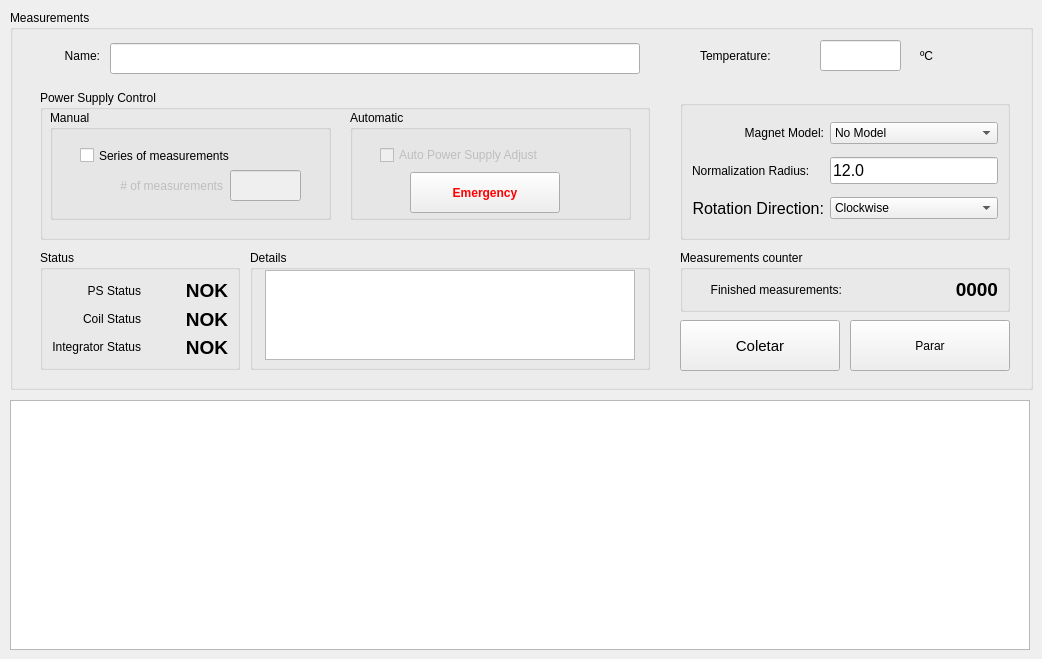
    <widget class="QWidget" name="tab_11">
     <attribute name="icon">
      <iconset resource="resource_file.qrc">
       <normaloff>:/Images/imagens/magnetic.PNG</normaloff>:/Images/imagens/magnetic.PNG</iconset>
     </attribute>
     <attribute name="title">
      <string>Measurements</string>
     </attribute>
     <widget class="QGroupBox" name="groupBox_16">
      <property name="geometry">
       <rect>
        <x>10</x>
        <y>10</y>
        <width>1023</width>
        <height>380</height>
       </rect>
      </property>
      <property name="title">
       <string>Measurements</string>
      </property>
      <widget class="QLineEdit" name="le_magnet_name">
       <property name="geometry">
        <rect>
         <x>100</x>
         <y>33</y>
         <width>530</width>
         <height>31</height>
        </rect>
       </property>
       <property name="text">
        <string/>
       </property>
      </widget>
      <widget class="QLabel" name="label_134">
       <property name="geometry">
        <rect>
         <x>40</x>
         <y>30</y>
         <width>50</width>
         <height>31</height>
        </rect>
       </property>
       <property name="text">
        <string>Name:</string>
       </property>
       <property name="alignment">
        <set>Qt::AlignRight|Qt::AlignTrailing|Qt::AlignVCenter</set>
       </property>
      </widget>
      <widget class="QGroupBox" name="groupBox_10">
       <property name="geometry">
        <rect>
         <x>30</x>
         <y>240</y>
         <width>200</width>
         <height>120</height>
        </rect>
       </property>
       <property name="title">
        <string>Status</string>
       </property>
       <layout class="QGridLayout" name="gridLayout_10">
        <item row="0" column="0">
         <widget class="QLabel" name="label_129">
          <property name="text">
           <string>PS Status</string>
          </property>
          <property name="alignment">
           <set>Qt::AlignRight|Qt::AlignTrailing|Qt::AlignVCenter</set>
          </property>
         </widget>
        </item>
        <item row="0" column="1">
         <widget class="QLabel" name="lb_status_ps">
          <property name="font">
           <font>
            <pointsize>14</pointsize>
            <weight>75</weight>
            <bold>true</bold>
           </font>
          </property>
          <property name="layoutDirection">
           <enum>Qt::RightToLeft</enum>
          </property>
          <property name="text">
           <string>NOK</string>
          </property>
          <property name="alignment">
           <set>Qt::AlignRight|Qt::AlignTrailing|Qt::AlignVCenter</set>
          </property>
         </widget>
        </item>
        <item row="1" column="0">
         <widget class="QLabel" name="label_131">
          <property name="text">
           <string>Coil Status</string>
          </property>
          <property name="alignment">
           <set>Qt::AlignRight|Qt::AlignTrailing|Qt::AlignVCenter</set>
          </property>
         </widget>
        </item>
        <item row="1" column="1">
         <widget class="QLabel" name="lb_status_coil">
          <property name="font">
           <font>
            <pointsize>14</pointsize>
            <weight>75</weight>
            <bold>true</bold>
           </font>
          </property>
          <property name="layoutDirection">
           <enum>Qt::RightToLeft</enum>
          </property>
          <property name="text">
           <string>NOK</string>
          </property>
          <property name="alignment">
           <set>Qt::AlignRight|Qt::AlignTrailing|Qt::AlignVCenter</set>
          </property>
         </widget>
        </item>
        <item row="2" column="0">
         <widget class="QLabel" name="label_130">
          <property name="text">
           <string>Integrator Status</string>
          </property>
          <property name="alignment">
           <set>Qt::AlignRight|Qt::AlignTrailing|Qt::AlignVCenter</set>
          </property>
         </widget>
        </item>
        <item row="2" column="1">
         <widget class="QLabel" name="lb_status_integrator">
          <property name="font">
           <font>
            <pointsize>14</pointsize>
            <weight>75</weight>
            <bold>true</bold>
           </font>
          </property>
          <property name="layoutDirection">
           <enum>Qt::RightToLeft</enum>
          </property>
          <property name="text">
           <string>NOK</string>
          </property>
          <property name="alignment">
           <set>Qt::AlignRight|Qt::AlignTrailing|Qt::AlignVCenter</set>
          </property>
         </widget>
        </item>
       </layout>
      </widget>
      <widget class="QGroupBox" name="groupBox_22">
       <property name="geometry">
        <rect>
         <x>670</x>
         <y>240</y>
         <width>330</width>
         <height>62</height>
        </rect>
       </property>
       <property name="title">
        <string>Measurements counter</string>
       </property>
       <layout class="QGridLayout" name="gridLayout_12">
        <item row="0" column="0">
         <widget class="QLabel" name="label_139">
          <property name="text">
           <string>Finished measurements:</string>
          </property>
          <property name="alignment">
           <set>Qt::AlignRight|Qt::AlignTrailing|Qt::AlignVCenter</set>
          </property>
         </widget>
        </item>
        <item row="0" column="1">
         <widget class="QLabel" name="lb_meas_counter">
          <property name="font">
           <font>
            <pointsize>14</pointsize>
            <weight>75</weight>
            <bold>true</bold>
           </font>
          </property>
          <property name="layoutDirection">
           <enum>Qt::LeftToRight</enum>
          </property>
          <property name="text">
           <string>0000</string>
          </property>
          <property name="alignment">
           <set>Qt::AlignRight|Qt::AlignTrailing|Qt::AlignVCenter</set>
          </property>
         </widget>
        </item>
       </layout>
      </widget>
      <widget class="QGroupBox" name="groupBox_11">
       <property name="geometry">
        <rect>
         <x>30</x>
         <y>80</y>
         <width>610</width>
         <height>150</height>
        </rect>
       </property>
       <property name="title">
        <string>Power Supply Control</string>
       </property>
       <widget class="QGroupBox" name="groupBox_21">
        <property name="geometry">
         <rect>
          <x>10</x>
          <y>20</y>
          <width>281</width>
          <height>110</height>
         </rect>
        </property>
        <property name="title">
         <string>Manual</string>
        </property>
        <widget class="QLineEdit" name="le_n_series">
         <property name="enabled">
          <bool>false</bool>
         </property>
         <property name="geometry">
          <rect>
           <x>180</x>
           <y>60</y>
           <width>71</width>
           <height>31</height>
          </rect>
         </property>
        </widget>
        <widget class="QLabel" name="label_22">
         <property name="enabled">
          <bool>false</bool>
         </property>
         <property name="geometry">
          <rect>
           <x>33</x>
           <y>60</y>
           <width>140</width>
           <height>31</height>
          </rect>
         </property>
         <property name="text">
          <string># of measurements</string>
         </property>
         <property name="alignment">
          <set>Qt::AlignRight|Qt::AlignTrailing|Qt::AlignVCenter</set>
         </property>
        </widget>
        <widget class="QCheckBox" name="chb_seriesofmeas">
         <property name="geometry">
          <rect>
           <x>30</x>
           <y>30</y>
           <width>190</width>
           <height>31</height>
          </rect>
         </property>
         <property name="text">
          <string>Series of measurements</string>
         </property>
        </widget>
       </widget>
       <widget class="QGroupBox" name="groupBox_20">
        <property name="geometry">
         <rect>
          <x>310</x>
          <y>20</y>
          <width>281</width>
          <height>110</height>
         </rect>
        </property>
        <property name="title">
         <string>Automatic</string>
        </property>
        <widget class="QCheckBox" name="chb_automatic_ps">
         <property name="enabled">
          <bool>false</bool>
         </property>
         <property name="geometry">
          <rect>
           <x>30</x>
           <y>30</y>
           <width>211</width>
           <height>30</height>
          </rect>
         </property>
         <property name="text">
          <string>Auto Power Supply Adjust</string>
         </property>
        </widget>
       </widget>
      </widget>
      <widget class="QGroupBox" name="groupBox_23">
       <property name="geometry">
        <rect>
         <x>240</x>
         <y>240</y>
         <width>400</width>
         <height>120</height>
        </rect>
       </property>
       <property name="title">
        <string>Details</string>
       </property>
       <widget class="QTextEdit" name="le_meas_details">
        <property name="geometry">
         <rect>
          <x>15</x>
          <y>20</y>
          <width>370</width>
          <height>90</height>
         </rect>
        </property>
       </widget>
      </widget>
      <widget class="QLabel" name="label_166">
       <property name="geometry">
        <rect>
         <x>690</x>
         <y>30</y>
         <width>110</width>
         <height>31</height>
        </rect>
       </property>
       <property name="text">
        <string>Temperature:</string>
       </property>
      </widget>
      <widget class="QLabel" name="label_165">
       <property name="geometry">
        <rect>
         <x>910</x>
         <y>30</y>
         <width>30</width>
         <height>31</height>
        </rect>
       </property>
       <property name="text">
        <string>ºC</string>
       </property>
      </widget>
      <widget class="QLineEdit" name="le_temperature">
       <property name="geometry">
        <rect>
         <x>810</x>
         <y>30</y>
         <width>81</width>
         <height>31</height>
        </rect>
       </property>
      </widget>
      <widget class="QGroupBox" name="groupBox_2">
       <property name="geometry">
        <rect>
         <x>670</x>
         <y>90</y>
         <width>330</width>
         <height>140</height>
        </rect>
       </property>
       <property name="title">
        <string/>
       </property>
       <layout class="QGridLayout" name="gridLayout_11">
        <item row="0" column="0">
         <widget class="QLabel" name="label_49">
          <property name="text">
           <string>Magnet Model:</string>
          </property>
          <property name="alignment">
           <set>Qt::AlignRight|Qt::AlignTrailing|Qt::AlignVCenter</set>
          </property>
         </widget>
        </item>
        <item row="0" column="1">
         <widget class="QComboBox" name="cb_magnet_model">
          <item>
           <property name="text">
            <string>No Model</string>
           </property>
          </item>
          <item>
           <property name="text">
            <string>Dipole</string>
           </property>
          </item>
          <item>
           <property name="text">
            <string>Quadrupole</string>
           </property>
          </item>
          <item>
           <property name="text">
            <string>Sextupole</string>
           </property>
          </item>
          <item>
           <property name="text">
            <string>Skew Quadrupole</string>
           </property>
          </item>
         </widget>
        </item>
        <item row="1" column="0">
         <widget class="QLabel" name="label_175">
          <property name="text">
           <string>Normalization Radius:</string>
          </property>
         </widget>
        </item>
        <item row="1" column="1">
         <widget class="QLineEdit" name="le_norm_radius">
          <property name="font">
           <font>
            <pointsize>12</pointsize>
           </font>
          </property>
          <property name="text">
           <string>12.0</string>
          </property>
         </widget>
        </item>
        <item row="2" column="0">
         <widget class="QLabel" name="label_34">
          <property name="font">
           <font>
            <pointsize>12</pointsize>
           </font>
          </property>
          <property name="text">
           <string>Rotation Direction:</string>
          </property>
          <property name="alignment">
           <set>Qt::AlignRight|Qt::AlignTrailing|Qt::AlignVCenter</set>
          </property>
         </widget>
        </item>
        <item row="2" column="1">
         <widget class="QComboBox" name="cb_coil_rotation_direction">
          <item>
           <property name="text">
            <string>Clockwise</string>
           </property>
          </item>
          <item>
           <property name="text">
            <string>CounterClockwise</string>
           </property>
          </item>
          <item>
           <property name="text">
            <string>Both</string>
           </property>
          </item>
         </widget>
        </item>
       </layout>
      </widget>
     </widget>
     <widget class="QPushButton" name="pb_start_meas">
      <property name="enabled">
       <bool>true</bool>
      </property>
      <property name="geometry">
       <rect>
        <x>680</x>
        <y>320</y>
        <width>160</width>
        <height>51</height>
       </rect>
      </property>
      <property name="font">
       <font>
        <pointsize>11</pointsize>
       </font>
      </property>
      <property name="cursor">
       <cursorShape>ArrowCursor</cursorShape>
      </property>
      <property name="text">
       <string>Coletar</string>
      </property>
      <property name="icon">
       <iconset resource="resource_file.qrc">
        <normaloff>:/Images/imagens/play1.png</normaloff>:/Images/imagens/play1.png</iconset>
      </property>
      <property name="iconSize">
       <size>
        <width>30</width>
        <height>30</height>
       </size>
      </property>
     </widget>
     <widget class="QPushButton" name="pb_emergency6">
      <property name="geometry">
       <rect>
        <x>410</x>
        <y>172</y>
        <width>150</width>
        <height>41</height>
       </rect>
      </property>
      <property name="palette">
       <palette>
        <active>
         <colorrole role="ButtonText">
          <brush brushstyle="SolidPattern">
           <color alpha="255">
            <red>255</red>
            <green>0</green>
            <blue>0</blue>
           </color>
          </brush>
         </colorrole>
        </active>
        <inactive>
         <colorrole role="ButtonText">
          <brush brushstyle="SolidPattern">
           <color alpha="255">
            <red>255</red>
            <green>0</green>
            <blue>0</blue>
           </color>
          </brush>
         </colorrole>
        </inactive>
        <disabled>
         <colorrole role="ButtonText">
          <brush brushstyle="SolidPattern">
           <color alpha="255">
            <red>120</red>
            <green>120</green>
            <blue>120</blue>
           </color>
          </brush>
         </colorrole>
        </disabled>
       </palette>
      </property>
      <property name="font">
       <font>
        <weight>75</weight>
        <bold>true</bold>
       </font>
      </property>
      <property name="text">
       <string>Emergency</string>
      </property>
      <property name="icon">
       <iconset>
        <normaloff>../../../../Users/james.citadini/.designer/backup/imagens/emergency_icon_01.png</normaloff>../../../../Users/james.citadini/.designer/backup/imagens/emergency_icon_01.png</iconset>
      </property>
      <property name="iconSize">
       <size>
        <width>35</width>
        <height>35</height>
       </size>
      </property>
     </widget>
     <widget class="QPushButton" name="pb_stop_meas">
      <property name="geometry">
       <rect>
        <x>850</x>
        <y>320</y>
        <width>160</width>
        <height>51</height>
       </rect>
      </property>
      <property name="text">
       <string>Parar</string>
      </property>
      <property name="icon">
       <iconset resource="resource_file.qrc">
        <normaloff>:/Images/imagens/stop.png</normaloff>:/Images/imagens/stop.png</iconset>
      </property>
      <property name="iconSize">
       <size>
        <width>40</width>
        <height>40</height>
       </size>
      </property>
     </widget>
     <widget class="PlotWidget" name="gv_rawcurves">
      <property name="geometry">
       <rect>
        <x>10</x>
        <y>400</y>
        <width>1020</width>
        <height>250</height>
       </rect>
      </property>
      <property name="backgroundBrush">
       <brush brushstyle="SolidPattern">
        <color alpha="255">
         <red>255</red>
         <green>255</green>
         <blue>255</blue>
        </color>
       </brush>
      </property>
     </widget>
    </widget>
